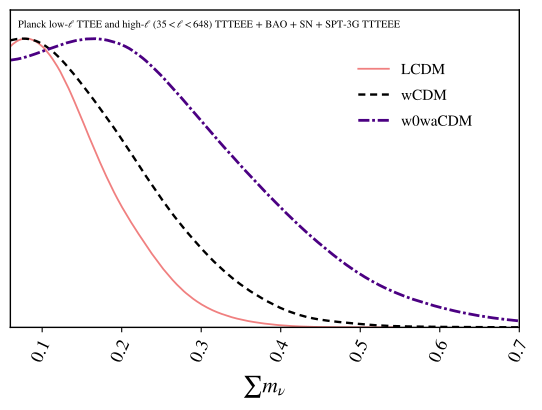

Python code for this plot:
import getdist.plots as gplot
from getdist import MCSamples
from getdist import loadMCSamples
import os
import matplotlib
import subprocess
import matplotlib.pyplot as plt
import numpy as np

# GENERAL PLOT OPTIONS
matplotlib.rcParams['mathtext.fontset'] = 'stix'
matplotlib.rcParams['font.family'] = 'STIXGeneral'
matplotlib.rcParams['mathtext.rm'] = 'Bitstream Vera Sans'
matplotlib.rcParams['mathtext.it'] = 'Bitstream Vera Sans:italic'
matplotlib.rcParams['mathtext.bf'] = 'Bitstream Vera Sans:bold'
matplotlib.rcParams['xtick.bottom'] = True
matplotlib.rcParams['xtick.top'] = False
matplotlib.rcParams['ytick.right'] = False
matplotlib.rcParams['axes.edgecolor'] = 'black'
matplotlib.rcParams['axes.linewidth'] = '1.0'
matplotlib.rcParams['axes.labelsize'] = 'medium'
matplotlib.rcParams['axes.grid'] = True
matplotlib.rcParams['grid.linewidth'] = '0.0'
matplotlib.rcParams['grid.alpha'] = '0.18'
matplotlib.rcParams['grid.color'] = 'lightgray'
matplotlib.rcParams['legend.labelspacing'] = 0.77
matplotlib.rcParams['savefig.bbox'] = 'tight'
matplotlib.rcParams['savefig.format'] = 'pdf'

parameter = [u'omegam',u'sigma8', u'As_1e9', u'ns', u'SS8', u'omegab', u'H0', u'LSST_A1_1', u'LSST_A1_2']
chaindir=os.getcwd()

analysissettings={'smooth_scale_1D':0.35,'smooth_scale_2D':0.35,'ignore_rows': u'0.5',
'range_confidence' : u'0.01'}

analysissettings2={'smooth_scale_1D':0.35,'smooth_scale_2D':0.35,'ignore_rows': u'0.0',
'range_confidence' : u'0.01'}

root_chains = (
  'EXAMPLE_MCMC7',
  'EXAMPLE_MCMC8',
  'EXAMPLE_MCMC9'
)

num_points_thin = 50000

# --------------------------------------------------------------------------------
samples=loadMCSamples(chaindir + '/../chains/' + root_chains[0],settings=analysissettings)
samples.thin(factor = int(np.sum(samples.weights)/num_points_thin))
p = samples.getParams()
samples.addDerived(p.omegam*p.H0/100.,name='gamma',label='{\\Omega_m h}')
samples.addDerived(p.s8omegamp5/0.5477225575,name='SS8',label='{S_8}')
samples.addDerived(p.mnu,name='mnu2',label='{\\sum m_\\nu}', range=[0.06,0.7])
samples.saveAsText(chaindir + '/.VM_P3_TMP1')
# --------------------------------------------------------------------------------
samples=loadMCSamples(chaindir + '/../chains/' + root_chains[1],settings=analysissettings)
samples.thin(factor = int(np.sum(samples.weights)/num_points_thin))
p = samples.getParams()
samples.addDerived(p.omegam*p.H0/100.,name='gamma',label='{\\Omega_m h}')
samples.addDerived(p.s8omegamp5/0.5477225575,name='SS8',label='{S_8}')
samples.addDerived(p.mnu,name='mnu2',label='{\\sum m_\\nu}', range=[0.06,0.7])
samples.saveAsText(chaindir + '/.VM_P3_TMP2')
# --------------------------------------------------------------------------------
samples=loadMCSamples(chaindir + '/../chains/' + root_chains[2],settings=analysissettings)
samples.thin(factor = int(np.sum(samples.weights)/num_points_thin))
p = samples.getParams()
samples.addDerived(p.omegam*p.H0/100.,name='gamma',label='{\\Omega_m h}')
samples.addDerived(p.s8omegamp5/0.5477225575,name='SS8',label='{S_8}')
samples.addDerived(p.mnu,name='mnu2',label='{\\sum m_\\nu}', range=[0.06,0.7])
samples.saveAsText(chaindir + '/.VM_P3_TMP3')
# --------------------------------------------------------------------------------

#GET DIST PLOT SETUP
g = gplot.get_single_plotter(
  chain_dir=chaindir,
  analysis_settings=analysissettings2,
  width_inch=5.3
)

g.settings.axis_tick_x_rotation=65
g.settings.lw_contour = 1.2
g.settings.legend_rect_border = False
g.settings.figure_legend_frame = False
g.settings.axes_fontsize = 13.0
g.settings.legend_fontsize = 11.0
g.settings.alpha_filled_add = 0.85
g.settings.lab_fontsize=15.5
g.legend_labels=False
g.settings.constrained_layout=True

g.plots_1d(
  [ 
    chaindir + '/.VM_P3_TMP1', 
    chaindir + '/.VM_P3_TMP2',
    chaindir + '/.VM_P3_TMP3'
  ],
  params=[u'mnu2'],
  line_args=[
    {'lw': 1.3,'ls': 'solid', 'color':'lightcoral'},
    {'lw': 1.7,'ls': '--', 'color':'black'},
    {'lw': 2.0,'ls': '-.', 'color': 'indigo'},
  ]
)

g.settings.tight_layout=True
g.finish_plot(
  legend_labels=[
    'LCDM',
    'wCDM',
    'w0waCDM'
  ],
  no_extra_legend_space=True,
  legend_loc=(0.65,0.67)
)

g.add_text('Planck low-$\\ell$ TTEE and high-$\\ell$ ($35<\\ell<648$) TTTEEE + BAO + SN + SPT-3G TTTEEE', 
  x=0.015, 
  y=0.95,
  fontsize=7.5,
  horizontalalignment='left'
)

ax = g.get_axes()
ax.set_xlim(0.06,0.7)
g.export()
